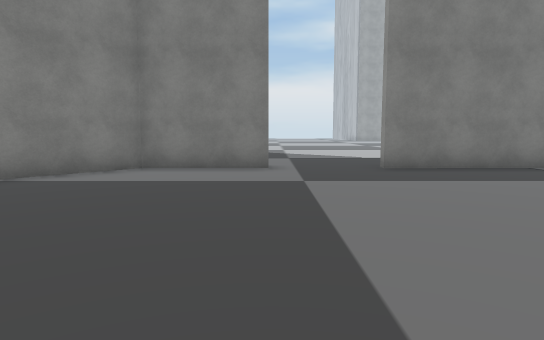
view 1 (above)

18 first-person views from a walk through a Unity game level. The camera is 1.5 m above the floor, tilts 6° down and sees 75° across. The floor is counted in squares, 2 m on a side. Each view is taken from the middle of a square. On the plan, view 1 faces up. The plan holds only what a view shows up to about 11 squares ahead; the rest is blank. The place goes on beyond the plan. The player is left out. Some surface patterns are stand-ins.

view 2
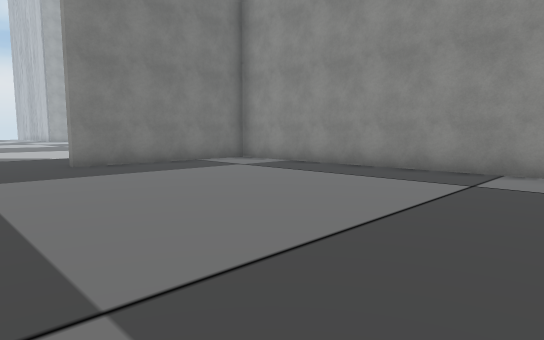

view 3
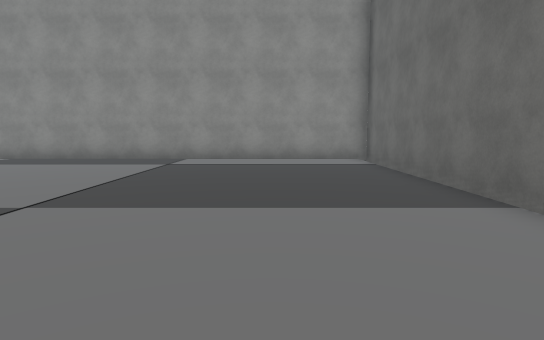

view 4
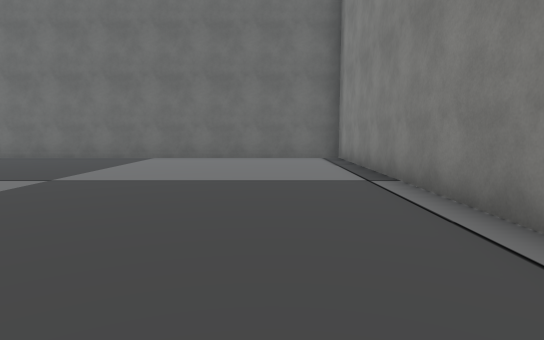

view 5
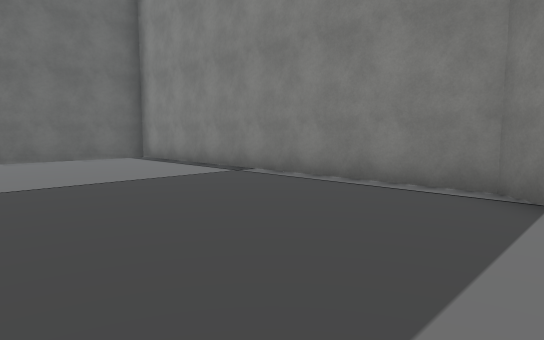

view 6
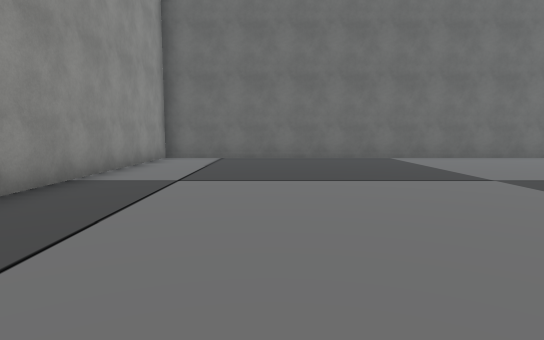

view 7
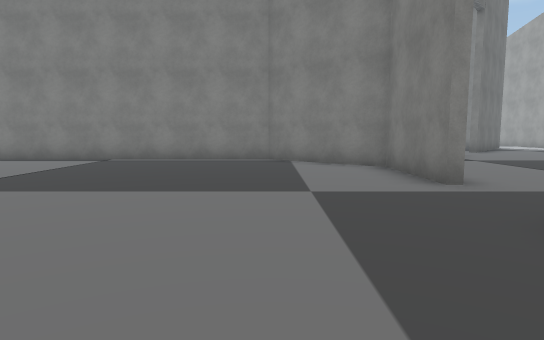

view 8
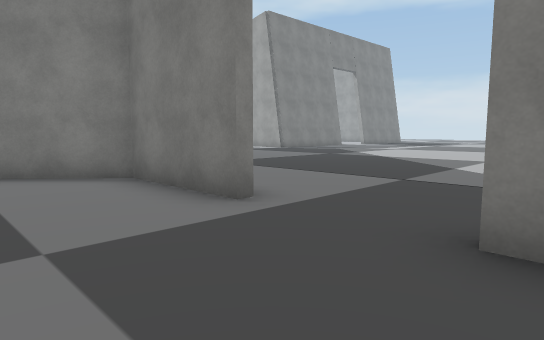

view 9
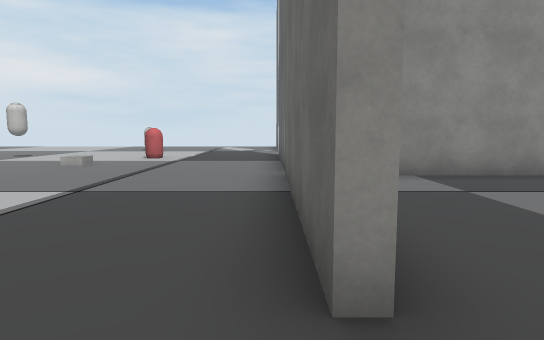

view 10
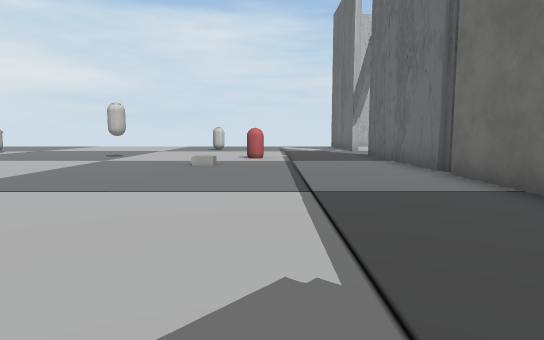

view 11
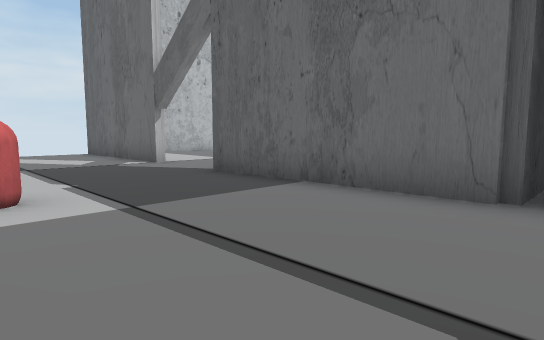

view 12
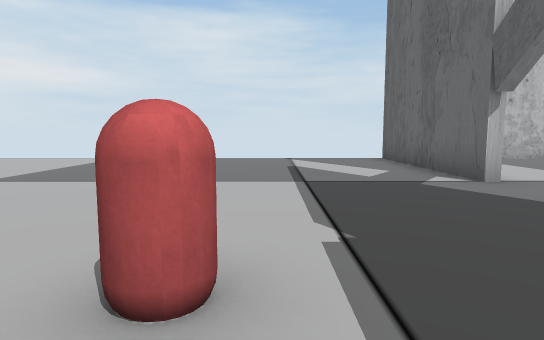

view 13
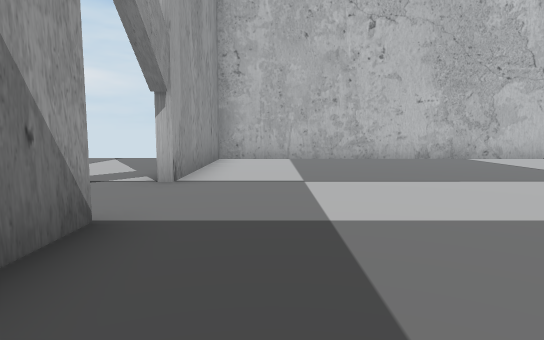

view 14
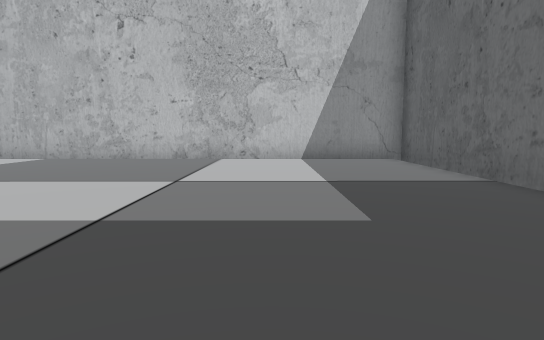

view 15
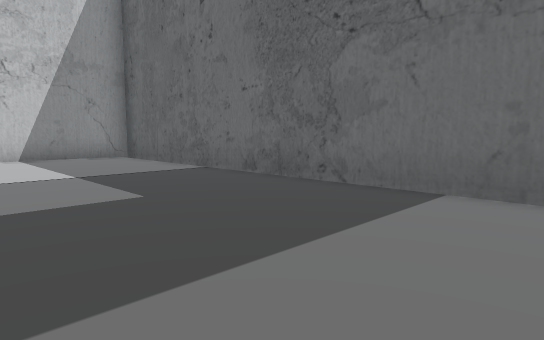

view 16
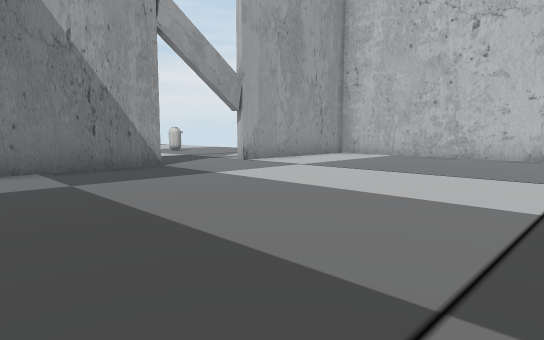

view 17
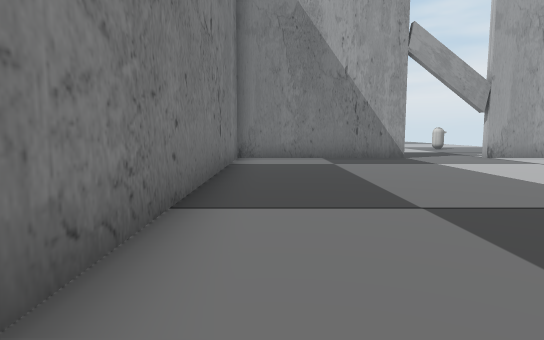

view 18
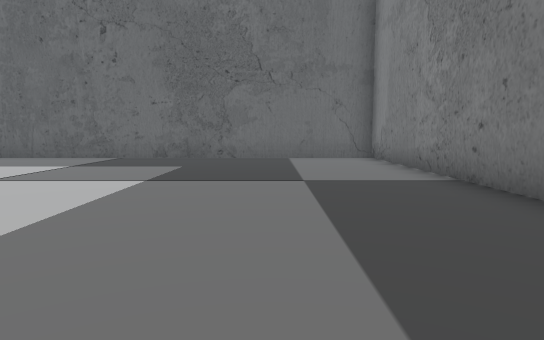

### Floor plan
Points are (right, up) in squares from view 1. A wall is a line through its corners. A room is listed if a view was taken in it or the views show most of it. See-through windows are left out.
Room 1 (views 1, 2, 3, 4, 5, 6, 7, 8)
walls: (-0.1, 7.5) (-2.8, 7.5) (-5, 4.9) (-5, -4.8) (7.2, -4.7) (7.2, 7.5) (2.3, 7.5); (7.7, 6.2) (7.7, 7.8)
ways out: opening at (1, 8) to room 2
Room 2 (views 9, 10, 11, 12)
walls: (7.7, 7.8) (12.9, 7.8); (2.3, 7.7) (7.4, 7.8); (15.3, 7.8) (20.4, 7.8)
ways out: opening at (1, 8) to room 1; opening at (14, 7) to room 3
objects: other object (12, 11); other object (12, 16)
Room 3 (views 13, 14, 15, 16, 17, 18)
walls: (12.9, 7.5) (8, 7.5) (8, -4.7) (20.2, -4.7) (20.2, 7.5) (15.3, 7.5)
ways out: opening at (14, 7) to room 2

Where each view was taken, in squares from view 1:
view 1: 0 up, 0 right, facing up
view 2: 1 down, 0 right, facing up-right
view 3: 2 down, 3 left, facing right
view 4: 6 up, 3 left, facing down
view 5: 6 up, 0 right, facing down-left
view 6: 6 up, 4 right, facing down
view 7: 5 up, 5 right, facing left
view 8: 5 up, 3 right, facing up-left
view 9: 8 up, 1 right, facing right
view 10: 11 up, 1 right, facing right
view 11: 12 up, 7 right, facing down-right
view 12: 11 up, 10 right, facing right
view 13: 6 up, 10 right, facing right
view 14: 1 down, 10 right, facing right
view 15: 0 up, 9 right, facing down-right
view 16: 0 up, 9 right, facing up-right
view 17: 3 down, 9 right, facing up
view 18: 6 up, 11 right, facing down
